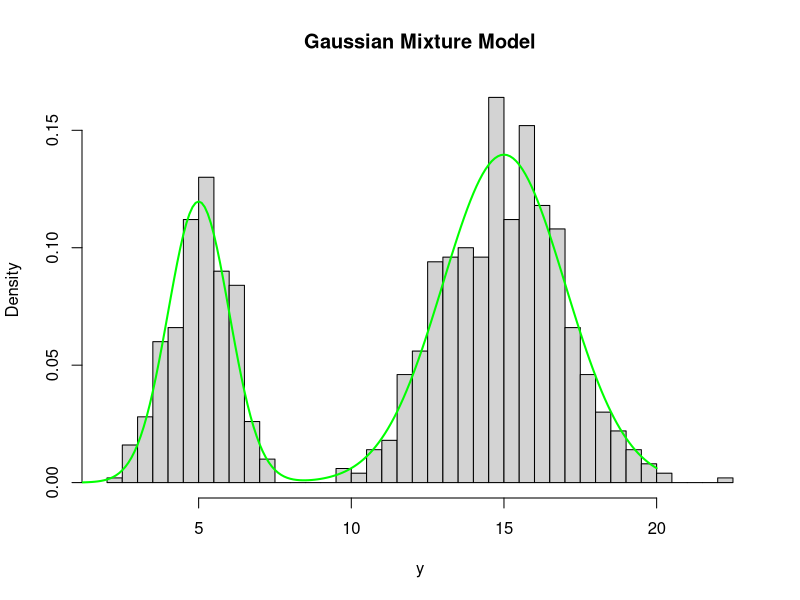
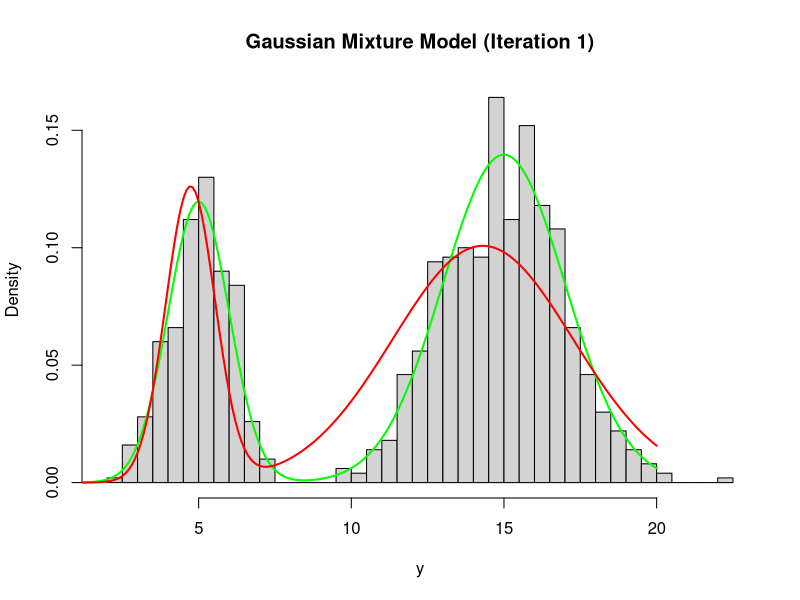
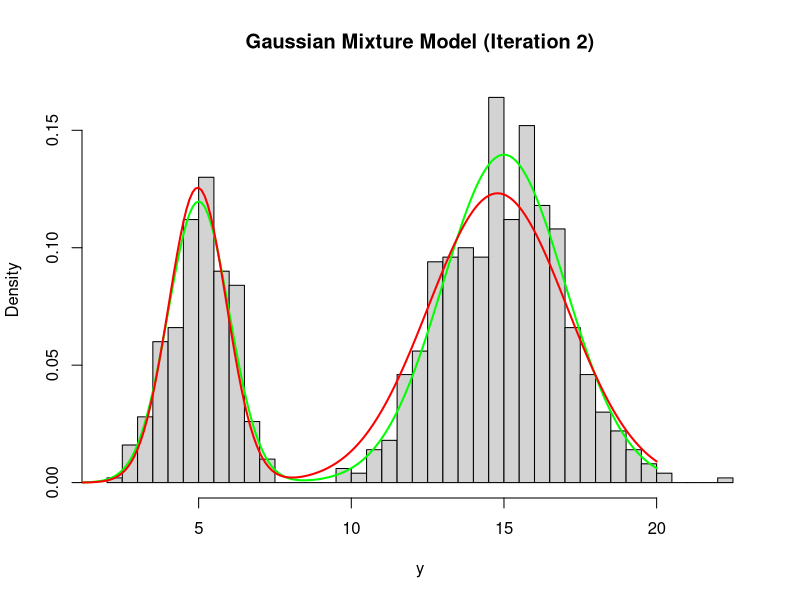
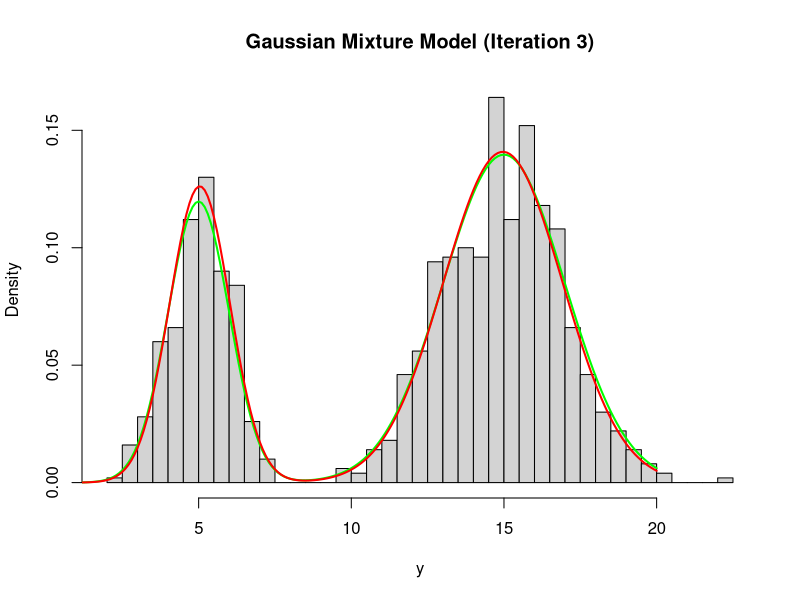
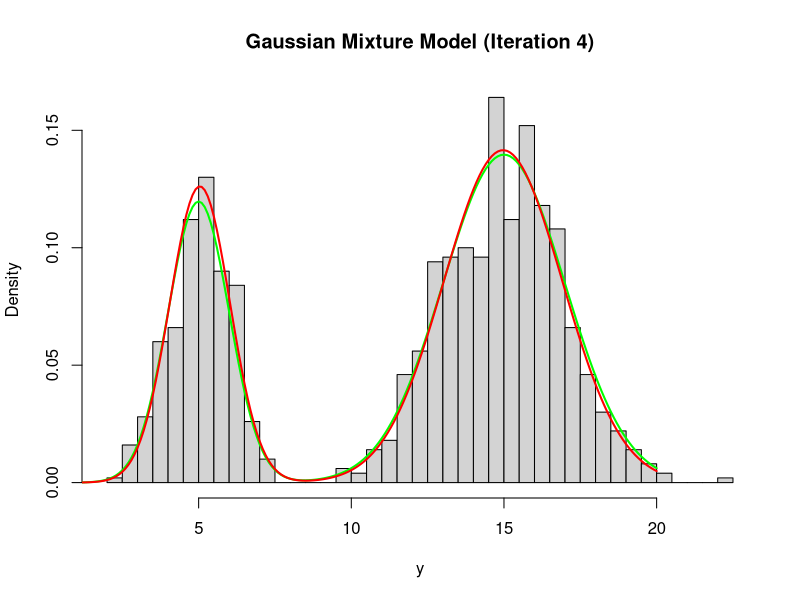
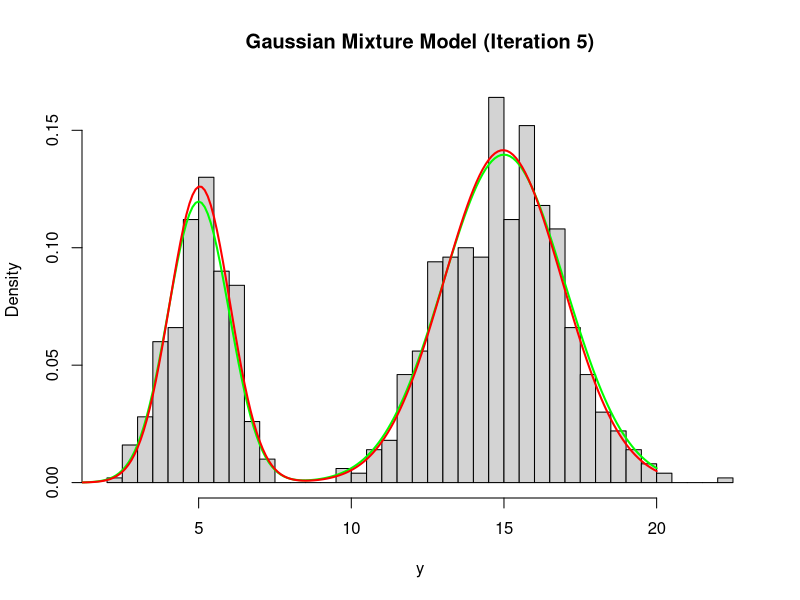
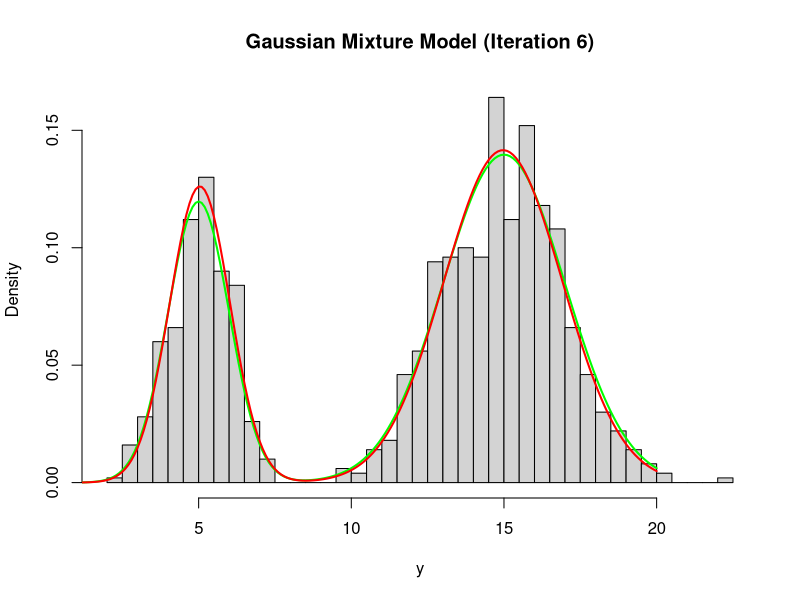

Write the R code that produced these figures, in order.
# GMM - Expectation Maximisation
# ------------------------------------------------------------------------------

GMM.samples <- function(n, mu, sigma, p) {
  r <- c(rep(0,n))
  for (i in 1:n) {
    j <- rmultinom(1,1,p)
    for (k in 1:length(p)) {
      r[i] <- r[i] + j[k]*rnorm(1,mu[k],sigma[k])
    }
  }
  
  return(r)
}

GMM.density <- function(x, mu, sigma, p) {
  k <- length(p)  # Number of components
  d <- c(rep(0,length(x)))
  
  for (i in 1:length(x)) {
    for (j in 1:k) {
      d[i] <- d[i] + p[j] * dnorm(x[i], mu[j], sigma[j])
    }
  }
  
  return(d)
}
  
# Generate data
n = 1000
mu = c(5,15)
sigma = c(1,2)
p = c(0.3,0.7)
k = length(p)

y <- GMM.samples(n, mu, sigma, p)
hist(y, breaks=50, freq=FALSE, main="Gaussian Mixture Model")

# Plot the density of the GMM
x <- seq(-10,20,0.1)
density <- GMM.density(x, mu, sigma, p)
lines(x, density, col="green", lwd=2)

# Use EM to fit a Gaussian Mixture Model to the data
# ------------------------------------------------------------------------------

# Calculate the probability that the i(th) sample belongs to the j(th) component
calc.gamma <- function(y, w, mu, sigma) {
  # Get the number of components (k) and the number of samples (n)
  k <- length(mu)
  n <- length(y)
  
  gamma <- matrix(0, length(y), k)
  
  for (i in 1:n) {
    for (j in 1:k) {
      gamma[i,j] <- w[j] * dnorm(y[i], mu[j], sigma[j])
    }
    
    # Normalise the row
    total <- sum(gamma[i,])
    gamma[i,] <- gamma[i,] / total
  }
  
  return(gamma)
}

# Constructor function for M step in EM
make.Mstep.func <- function(y,gamma,w) {
  
  # Get the number of samples
  n <- length(y)
  
  # Number of components (k)
  k <- length(w)
  
  function (p) {

    # Extract the mu,sigma parameters from the input vector
    mu <- p[1:k]
    sigma <- p[(k+1):(2*k)]
    
    total <- 0
    for (i in 1:n) {
      for (j in 1:k) {
        l <- w[j]*dnorm(y[i], mu[j], sigma[j])
        if (is.na(l)) l <- .Machine$double.eps
        if (l == 0) l <- .Machine$double.eps
        total <- total + gamma[i,j] * log(l)
      }
    }
    
    #print(-total)
    return(-total)
  }
}

# Initial values of the parameters
w_m <- c(0.5, 0.5)
mu_m <- c(3,9)
sigma_m <- c(0.5, 0.5)

q <- c(0,1)

mu.min <- 0
mu.max <- 20
sigma.min <- 0.1
sigma.max <- 4

iteration.number <- 1

while (abs(q[2] - q[1]) > 1e-3) {

  print(paste0("Iteration: ", iteration.number),quote=F)
  
  gamma_m <- calc.gamma(y, w_m, mu_m, sigma_m)
  
  # Calculate the new weights
  n_j_m <- colSums(gamma_m)
  w_m <- n_j_m / sum(n_j_m)
  
  # Perform the M step
  m <- make.Mstep.func(y, gamma_m, w_m)
  fit <- optim(c(mu_m, sigma_m), m, method="L-BFGS-B",
               lower=c(rep(mu.min,k), rep(sigma.min,k)),
               upper=c(rep(mu.max,k), rep(sigma.max,k)))
  
  print(fit$par)
  print(k)
  mu_m <- fit$par[1:k]
  sigma_m <- fit$par[(k+1):(2*k)]
  
  q[1] <- q[2]
  q[2] <- fit$value
  print("q: ")
  print(q)
  
  print("mu: ")
  print(mu_m)
  
  print("sigma: ")
  print(sigma_m)
  
  # Plot the density of the GMM
  hist(y, breaks=50, freq=FALSE, 
       main=paste0("Gaussian Mixture Model (Iteration ", iteration.number, ")"))
  
  x <- seq(-10,20,0.1)
  density.groundtruth <- GMM.density(x, mu, sigma, p)
  density.GMM <- GMM.density(x, mu_m, sigma_m, w_m)
  lines(x, density.groundtruth, col="green", lwd=2)
  lines(x, density.GMM, col="red", lwd=2)
  
  iteration.number <- iteration.number + 1
}





